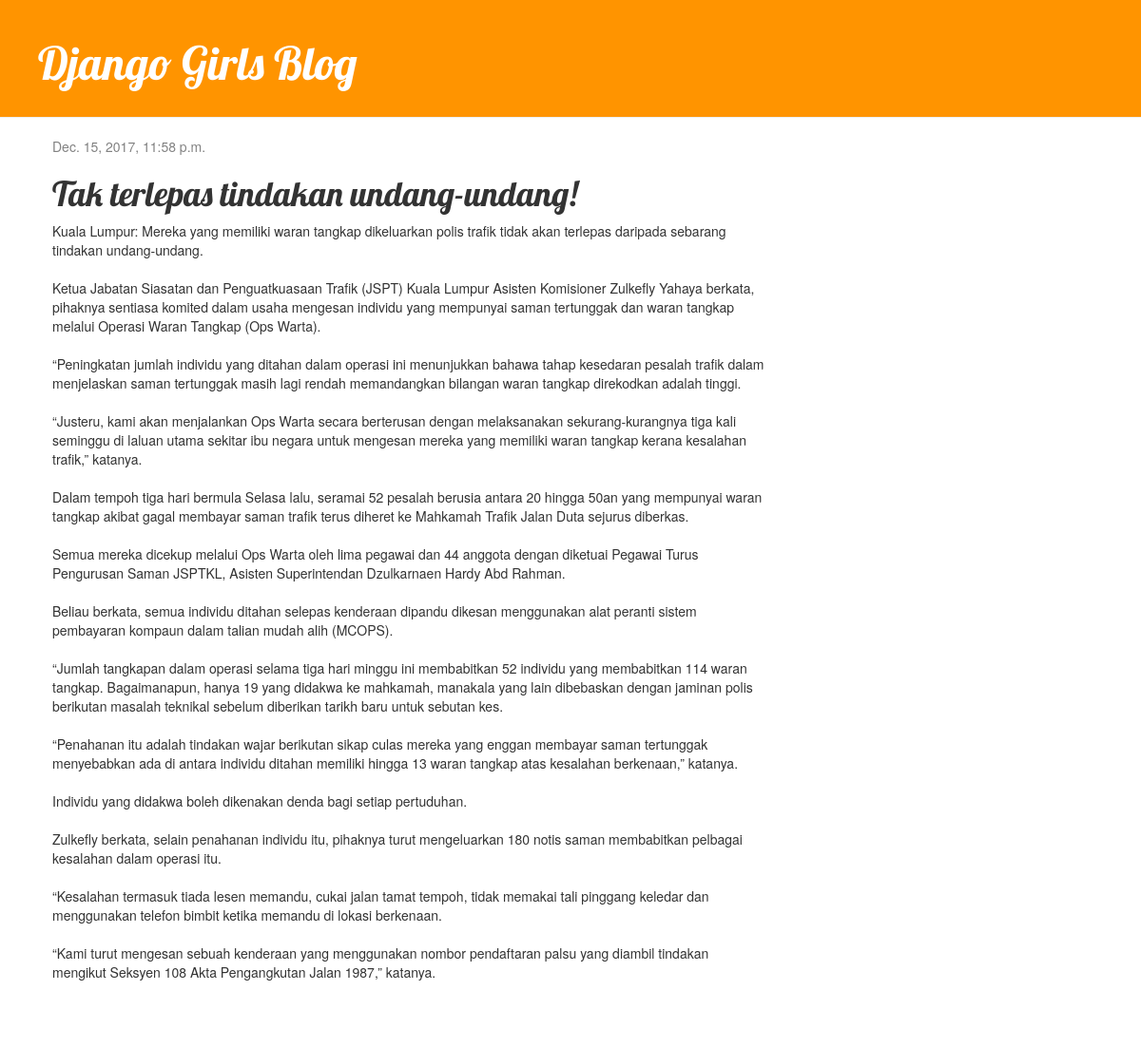
The app's page /post/2/ with its own data.
### blog/models.py (models this page shows, shortened)
class Post(models.Model):
    author = models.ForeignKey('auth.User',on_delete=models.CASCADE)
    title = models.CharField(max_length=200)
    text = models.TextField()
    created_date = models.DateTimeField(
            default=timezone.now)
    published_date = models.DateTimeField(
            blank=True, null=True)

### blog/views.py (the view)
# urls.py: url(r'^post/(?P<pk>\d+)/$', views.post_detail, name='post_detail'),
def post_detail(request, pk):
    post = get_object_or_404(Post, pk=pk)
    return render(request, 'blog/post_detail.html', {'post': post})

### blog/templates/blog/post_detail.html (shortened to what this page needs)
{% extends 'blog/base.html' %}
{% block content %}
    <div class="post">
        {% if post.published_date %}
            <div class="date">
                {{ post.published_date }}
            </div>
        {% endif %}
        <h1>{{ post.title }}</h1>
        <p>{{ post.text|linebreaksbr }}</p>
    </div>
{% endblock %}

### blog/static/css/blog.css (style rules this page uses)
h1, h2, h3, h4 { font-family: 'Lobster', cursive; }
.date { color: #828282; }
.post { margin-bottom: 70px; }

### records on screen
Post: published_date "Dec. 15, 2017, 11:58 p.m.", title "Tak terlepas tindakan undang-undang!", text "Kuala Lumpur: Mereka yang memiliki waran tangkap dikeluarkan polis trafik tidak akan terlepas daripada sebarang tindakan undang-undang. Ketua Jabatan Siasatan dan Penguatkuasaan Trafik (JSPT) Kuala Lumpur Asisten Komisioner Zulkefly Yahaya berkata, pihaknya sentiasa komited dalam usaha mengesan individu yang mempunyai saman tertunggak dan waran tangkap melalui Operasi Waran Tangkap (Ops Warta). “Peningkatan jumlah individu yang ditahan dalam operasi ini menunjukkan bahawa tahap kesedaran pesalah trafik dalam menjelaskan saman tertunggak masih lagi rendah memandangkan bilangan waran tangkap direkodkan adalah tinggi. “Justeru, kami akan menjalankan Ops Warta secara berterusan dengan…"
